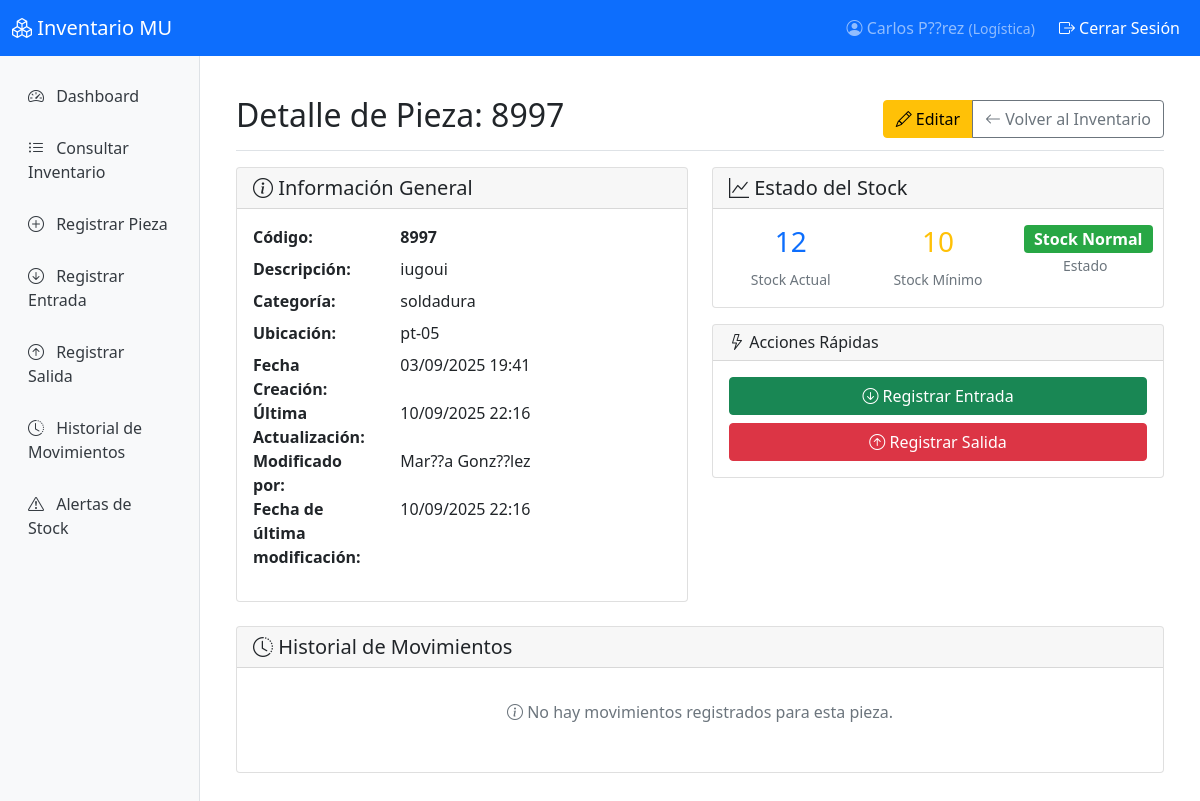
The page /inventario/detalle/11/ (signed in) on the database as committed earlier.
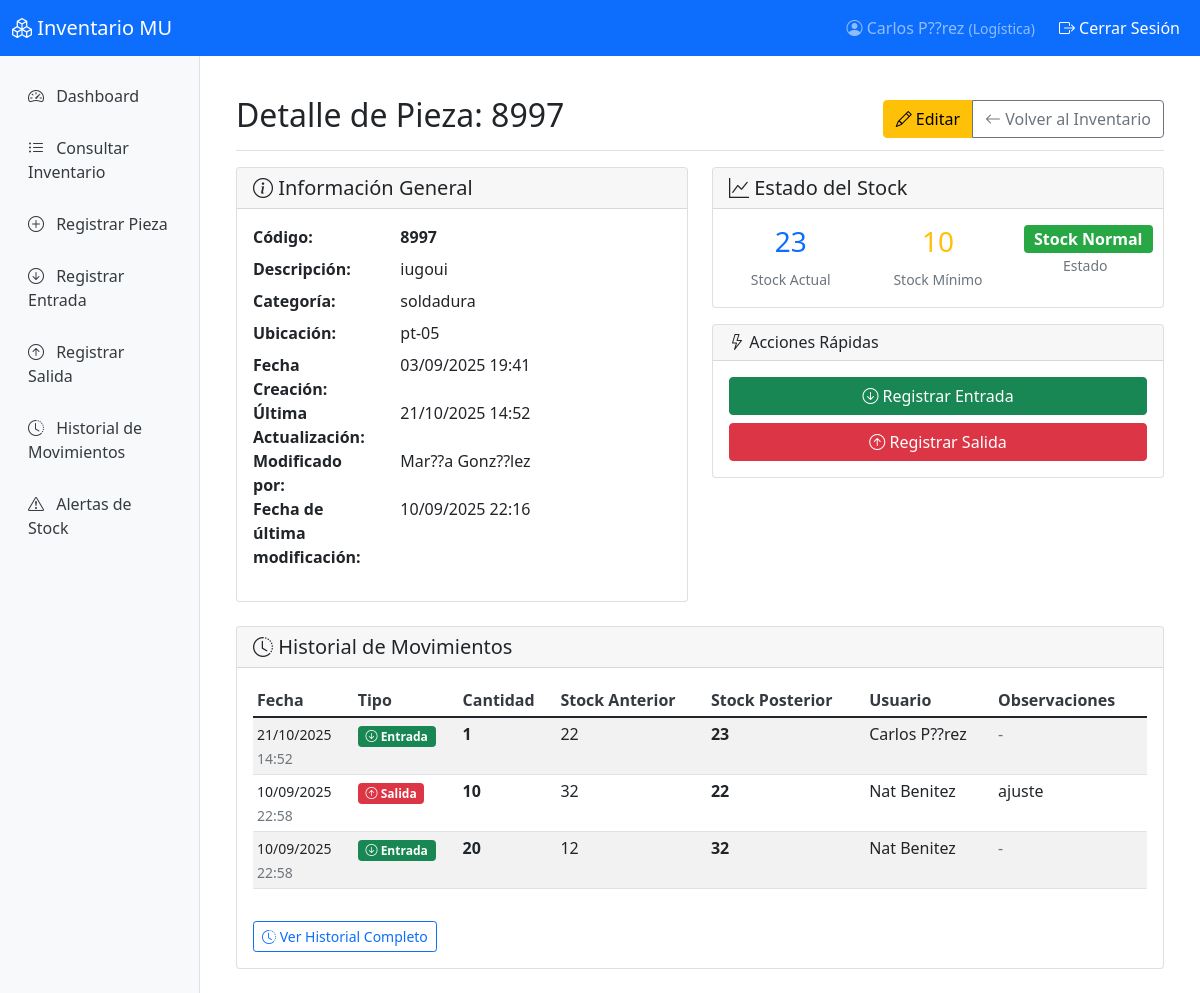
The same page on the database as committed later.
### inventario/models.py (models this page shows, shortened)
class Pieza(models.Model):
    codigo = models.CharField(
        max_length=50,
        unique=True,
        verbose_name='Código de pieza'
    )
    descripcion = models.TextField(verbose_name='Descripción')
    stock_actual = models.PositiveIntegerField(
        default=0,
        verbose_name='Stock actual'
    )
    stock_minimo = models.PositiveIntegerField(
        default=10,
        verbose_name='Stock mínimo'
    )
    ubicacion = models.CharField(
        max_length=100,
        verbose_name='Ubicación en bodega'
    )
    categoria = models.CharField(
        max_length=50,
        blank=True,
        verbose_name='Categoría'
    )
    fecha_creacion = models.DateTimeField(
        auto_now_add=True,
        verbose_name='Fecha de creación'
    )
    fecha_actualizacion = models.DateTimeField(
        auto_now=True,
        verbose_name='Última actualización'
    )
    ultima_modificacion_por = models.ForeignKey(
        User,
        null=True,
        blank=True,
        on_delete=models.SET_NULL,
        verbose_name='Última modificación por'
    )
    fecha_ultima_modificacion = models.DateTimeField(
        null=True,
        blank=True,
        verbose_name='Fecha de última modificación'
    )
    class Meta:
        verbose_name = 'Pieza'
        verbose_name_plural = 'Piezas'
        ordering = ['codigo']
    @property
    def stock_critico(self):
        return self.stock_actual <= self.stock_minimo

### usuarios/models.py (models this page shows, shortened)
class Usuario(AbstractUser):
    PERFILES_CHOICES = [
        ('administrador', 'Administrador'),
        ('logistica', 'Logística'),
        ('inventario', 'Inventario'),
        ('auditor', 'Auditor'),
        ('comprador', 'Comprador'),
        ('produccion', 'Jefe de Producción'),
    ]
    perfil = models.CharField(
        max_length=20,
        choices=PERFILES_CHOICES,
        default='inventario',
        verbose_name='Perfil de acceso'
    )
    class Meta:
        verbose_name = 'Usuario'
        verbose_name_plural = 'Usuarios'

### movimientos/models.py (models this page shows, shortened)
class MovimientoStock(models.Model):
    TIPO_MOVIMIENTO_CHOICES = [
        ('entrada', 'Entrada'),
        ('salida', 'Salida'),
    ]
    pieza = models.ForeignKey(
        Pieza,
        on_delete=models.CASCADE,
        verbose_name='Pieza'
    )
    tipo_movimiento = models.CharField(
        max_length=10,
        choices=TIPO_MOVIMIENTO_CHOICES,
        verbose_name='Tipo de movimiento'
    )
    cantidad = models.PositiveIntegerField(verbose_name='Cantidad')
    fecha_movimiento = models.DateTimeField(
        auto_now_add=True,
        verbose_name='Fecha del movimiento'
    )
    usuario = models.ForeignKey(
        User,
        on_delete=models.CASCADE,
        verbose_name='Usuario que registró'
    )
    observaciones = models.TextField(
        blank=True,
        verbose_name='Observaciones'
    )
    stock_anterior = models.PositiveIntegerField(
        verbose_name='Stock anterior'
    )
    stock_posterior = models.PositiveIntegerField(
        verbose_name='Stock posterior'
    )
    class Meta:
        verbose_name = 'Movimiento de Stock'
        verbose_name_plural = 'Movimientos de Stock'
        ordering = ['-fecha_movimiento']

### inventario/views.py (the view)
# urls.py: path('detalle/<int:pieza_id>/', views.detalle_pieza, name='detalle_pieza'),
@login_required
def detalle_pieza(request, pieza_id):
    pieza = get_object_or_404(Pieza, id=pieza_id)
    movimientos = MovimientoStock.objects.filter(pieza=pieza).order_by('-fecha_movimiento')[:20]
    context = {
        'pieza': pieza,
        'movimientos': movimientos,
    }
    return render(request, 'inventario/detalle.html', context)

### templates/inventario/detalle.html (shortened to what the changed rows need)
{% extends 'base.html' %}
{% block content %}
<div class="d-flex justify-content-between flex-wrap flex-md-nowrap align-items-center pt-3 pb-2 mb-3 border-bottom">
    <h1 class="h2">Detalle de Pieza: {{ pieza.codigo }}</h1>
    <div class="btn-group">
        {% if user.perfil in 'administrador,inventario,logistica' %}
            <a href="{% url 'editar_pieza' pieza.id %}" class="btn btn-warning">
            </a>
        {% endif %}
        <a href="{% url 'lista_piezas' %}" class="btn btn-outline-secondary">
        </a>
    </div>
</div>
<div class="row">
    <div class="col-md-6">
        <div class="card">
            <div class="card-body">
                <dl class="row">
                    <dt class="col-sm-4">Código:</dt>
                    <dd class="col-sm-8">
                        <strong>{{ pieza.codigo }}</strong>
                    </dd>
                    <dt class="col-sm-4">Descripción:</dt>
                    <dd class="col-sm-8">{{ pieza.descripcion }}</dd>
                    <dt class="col-sm-4">Categoría:</dt>
                    <dd class="col-sm-8">{{ pieza.categoria|default:"Sin categoría" }}</dd>
                    <dt class="col-sm-4">Ubicación:</dt>
                    <dd class="col-sm-8">{{ pieza.ubicacion }}</dd>
                    <dt class="col-sm-4">Fecha Creación:</dt>
                    <dd class="col-sm-8">{{ pieza.fecha_creacion|date:"d/m/Y H:i" }}</dd>
                    <dt class="col-sm-4">Última Actualización:</dt>
                    <dd class="col-sm-8">{{ pieza.fecha_actualizacion|date:"d/m/Y H:i" }}</dd>
                    <dt class="col-sm-4">Modificado por:</dt>
                    <dd class="col-sm-8">
                        {% if pieza.ultima_modificacion_por %}
                            {{ pieza.ultima_modificacion_por.get_full_name|default:pieza.ultima_modificacion_por.username }}
                        {% else %}
                            <span class="text-muted">Sin registro</span>
                        {% endif %}
                    </dd>
                    <dt class="col-sm-4">Fecha de última modificación:</dt>
                    <dd class="col-sm-8">
                        {% if pieza.fecha_ultima_modificacion %}
                            {{ pieza.fecha_ultima_modificacion|date:"d/m/Y H:i" }}
                        {% else %}
                            <span class="text-muted">Sin registro</span>
                        {% endif %}
                    </dd>
                </dl>
            </div>
        </div>
    </div>
    <div class="col-md-6">
        <div class="card">
            <div class="card-body">
                <div class="row text-center">
                    <div class="col-4">
                        <h3 class="text-primary">{{ pieza.stock_actual }}</h3>
                        <small class="text-muted">Stock Actual</small>
                    </div>
                    <div class="col-4">
                        <h3 class="text-warning">{{ pieza.stock_minimo }}</h3>
                        <small class="text-muted">Stock Mínimo</small>
                    </div>
                </div>
            </div>
        </div>
    </div>
</div>
<div class="row mt-4">
    <div class="col-12">
        <div class="card">
            <div class="card-body">
                {% if movimientos %}
                    <div class="table-responsive">
                        <table class="table table-striped table-sm">
                            <thead>
                                <tr>
                                    <th>Fecha</th>
                                    <th>Tipo</th>
                                    <th>Cantidad</th>
                                    <th>Stock Anterior</th>
                                    <th>Stock Posterior</th>
                                    <th>Usuario</th>
                                    <th>Observaciones</th>
                                </tr>
                            </thead>
                            <tbody>
                                {% for movimiento in movimientos %}
                                    <tr>
                                        <td>
                                            <small>{{ movimiento.fecha_movimiento|date:"d/m/Y" }}</small><br>
                                            <small class="text-muted">{{ movimiento.fecha_movimiento|time:"H:i" }}</small>
                                        </td>
                                        <td>
                                            {% if movimiento.tipo_movimiento == 'entrada' %}
                                                <span class="badge bg-success">
                                                    <i class="bi bi-arrow-down-circle"></i> Entrada
                                                </span>
                                            {% else %}
                                                <span class="badge bg-danger">
                                                    <i class="bi bi-arrow-up-circle"></i> Salida
                                                </span>
                                            {% endif %}
                                        </td>
                                        <td><strong>{{ movimiento.cantidad }}</strong></td>
                                        <td>{{ movimiento.stock_anterior }}</td>
                                        <td><strong>{{ movimiento.stock_posterior }}</strong></td>
                                        <td>{{ movimiento.usuario.get_full_name|default:movimiento.usuario.username }}</td>
                                        <td>
                                            {% if movimiento.observaciones %}
                                                {{ movimiento.observaciones|truncatechars:30 }}
                                            {% else %}
                                                <span class="text-muted">-</span>
                                            {% endif %}
                                        </td>
                                    </tr>
                                {% endfor %}
                            </tbody>
                        </table>
                    </div>
                    <div class="mt-3">
                        <a href="{% url 'historial_movimientos' %}?busqueda={{ pieza.codigo }}" class="btn btn-outline-primary btn-sm">
                            <i class="bi bi-clock-history"></i> Ver Historial Completo
                        </a>
                    </div>
                {% else %}
                    <p class="text-muted text-center py-3">
                        <i class="bi bi-info-circle"></i>
                        No hay movimientos registrados para esta pieza.
                    </p>
                {% endif %}
            </div>
        </div>
    </div>
</div>
{% endblock %}

Rows that differ between the two databases and show on the page:
changed Pieza "iugoui": fecha_actualizacion "10/09/2025 22:16" → "21/10/2025 14:52"; stock_actual "12" → "23"
added MovimientoStock: fecha_movimiento "21/10/2025", fecha_movimiento "14:52", tipo_movimiento "entrada" (drawn), cantidad "1", stock_anterior "22", stock_posterior "23", usuario.get_full_name "Carlos P??rez"
added MovimientoStock: fecha_movimiento "10/09/2025", fecha_movimiento "22:58", tipo_movimiento "salida" (drawn), cantidad "10", stock_anterior "32", stock_posterior "22", usuario.get_full_name "Nat Benitez", observaciones "ajuste"
added MovimientoStock: fecha_movimiento "10/09/2025", fecha_movimiento "22:58", tipo_movimiento "entrada" (drawn), cantidad "20", stock_anterior "12", stock_posterior "32", usuario.get_full_name "Nat Benitez"
Other text that changed with them:
text no longer shown: "No hay movimientos registrados para esta pieza."
text now shown: "Fecha Tipo Cantidad Stock Anterior Stock Posterior Usuario Observaciones Ver Historial Completo"
